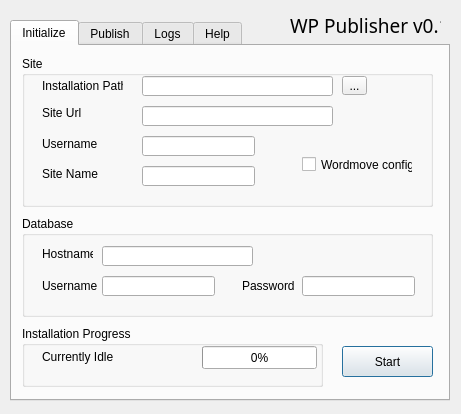
<?xml version="1.0" encoding="UTF-8"?>
<ui version="4.0">
 <class>main_window_dialog</class>
 <widget class="QDialog" name="main_window_dialog">
  <property name="geometry">
   <rect>
    <x>0</x>
    <y>0</y>
    <width>461</width>
    <height>414</height>
   </rect>
  </property>
  <property name="windowTitle">
   <string>WP Publisher</string>
  </property>
  <widget class="QTabWidget" name="main_tab">
   <property name="geometry">
    <rect>
     <x>10</x>
     <y>20</y>
     <width>440</width>
     <height>381</height>
    </rect>
   </property>
   <property name="styleSheet">
    <string notr="true"/>
   </property>
   <property name="currentIndex">
    <number>0</number>
   </property>
   <widget class="QWidget" name="initialize_tab">
    <attribute name="title">
     <string>Initialize</string>
    </attribute>
    <widget class="QPushButton" name="installation_start_button">
     <property name="geometry">
      <rect>
       <x>330</x>
       <y>300</y>
       <width>91</width>
       <height>31</height>
      </rect>
     </property>
     <property name="text">
      <string>Start</string>
     </property>
    </widget>
    <widget class="QGroupBox" name="installation_site_group_box">
     <property name="geometry">
      <rect>
       <x>10</x>
       <y>10</y>
       <width>411</width>
       <height>151</height>
      </rect>
     </property>
     <property name="title">
      <string>Site</string>
     </property>
     <widget class="QToolButton" name="installation_path_file_selector">
      <property name="geometry">
       <rect>
        <x>320</x>
        <y>20</y>
        <width>25</width>
        <height>19</height>
       </rect>
      </property>
      <property name="text">
       <string>...</string>
      </property>
     </widget>
     <widget class="QLineEdit" name="installation_path_text">
      <property name="geometry">
       <rect>
        <x>120</x>
        <y>20</y>
        <width>191</width>
        <height>20</height>
       </rect>
      </property>
     </widget>
     <widget class="QLabel" name="installation_path_label">
      <property name="geometry">
       <rect>
        <x>20</x>
        <y>20</y>
        <width>81</width>
        <height>20</height>
       </rect>
      </property>
      <property name="text">
       <string>Installation Path</string>
      </property>
     </widget>
     <widget class="QLabel" name="installation_username_label">
      <property name="geometry">
       <rect>
        <x>20</x>
        <y>80</y>
        <width>71</width>
        <height>16</height>
       </rect>
      </property>
      <property name="text">
       <string>Username</string>
      </property>
     </widget>
     <widget class="QLineEdit" name="installation_username_text">
      <property name="geometry">
       <rect>
        <x>120</x>
        <y>80</y>
        <width>113</width>
        <height>20</height>
       </rect>
      </property>
     </widget>
     <widget class="QLineEdit" name="installation_site_name_text">
      <property name="geometry">
       <rect>
        <x>120</x>
        <y>110</y>
        <width>113</width>
        <height>20</height>
       </rect>
      </property>
     </widget>
     <widget class="QLabel" name="installation_site_name">
      <property name="geometry">
       <rect>
        <x>20</x>
        <y>110</y>
        <width>61</width>
        <height>16</height>
       </rect>
      </property>
      <property name="text">
       <string>Site Name</string>
      </property>
     </widget>
     <widget class="QCheckBox" name="wordmove_checkbox">
      <property name="geometry">
       <rect>
        <x>280</x>
        <y>100</y>
        <width>111</width>
        <height>17</height>
       </rect>
      </property>
      <property name="text">
       <string>Wordmove config</string>
      </property>
     </widget>
     <widget class="QLabel" name="installation_site_url">
      <property name="geometry">
       <rect>
        <x>20</x>
        <y>50</y>
        <width>47</width>
        <height>13</height>
       </rect>
      </property>
      <property name="text">
       <string>Site Url</string>
      </property>
     </widget>
     <widget class="QLineEdit" name="installation_site_url_text">
      <property name="geometry">
       <rect>
        <x>120</x>
        <y>50</y>
        <width>191</width>
        <height>20</height>
       </rect>
      </property>
     </widget>
    </widget>
    <widget class="QGroupBox" name="installation_progress_group_box">
     <property name="geometry">
      <rect>
       <x>10</x>
       <y>280</y>
       <width>301</width>
       <height>61</height>
      </rect>
     </property>
     <property name="title">
      <string>Installation Progress</string>
     </property>
     <widget class="QProgressBar" name="installation_progress_progress_bar">
      <property name="geometry">
       <rect>
        <x>180</x>
        <y>20</y>
        <width>115</width>
        <height>23</height>
       </rect>
      </property>
      <property name="cursor">
       <cursorShape>ArrowCursor</cursorShape>
      </property>
      <property name="value">
       <number>0</number>
      </property>
     </widget>
     <widget class="QLabel" name="installation_progress_current_status">
      <property name="geometry">
       <rect>
        <x>20</x>
        <y>20</y>
        <width>141</width>
        <height>21</height>
       </rect>
      </property>
      <property name="text">
       <string>Currently Idle</string>
      </property>
     </widget>
    </widget>
    <widget class="QGroupBox" name="installation_database_group_box">
     <property name="geometry">
      <rect>
       <x>10</x>
       <y>170</y>
       <width>411</width>
       <height>101</height>
      </rect>
     </property>
     <property name="title">
      <string>Database</string>
     </property>
     <widget class="QLabel" name="installation_database_hostname_label">
      <property name="geometry">
       <rect>
        <x>20</x>
        <y>30</y>
        <width>51</width>
        <height>16</height>
       </rect>
      </property>
      <property name="text">
       <string>Hostname</string>
      </property>
     </widget>
     <widget class="QLineEdit" name="installation_database_hostname_text">
      <property name="geometry">
       <rect>
        <x>80</x>
        <y>30</y>
        <width>151</width>
        <height>20</height>
       </rect>
      </property>
     </widget>
     <widget class="QLineEdit" name="installation_database_password_text">
      <property name="geometry">
       <rect>
        <x>280</x>
        <y>60</y>
        <width>113</width>
        <height>20</height>
       </rect>
      </property>
     </widget>
     <widget class="QLineEdit" name="installation_database_username_text">
      <property name="geometry">
       <rect>
        <x>80</x>
        <y>60</y>
        <width>113</width>
        <height>20</height>
       </rect>
      </property>
     </widget>
     <widget class="QLabel" name="installation_database_username_label">
      <property name="geometry">
       <rect>
        <x>20</x>
        <y>60</y>
        <width>61</width>
        <height>20</height>
       </rect>
      </property>
      <property name="text">
       <string>Username</string>
      </property>
     </widget>
     <widget class="QLabel" name="installation_database_password_label">
      <property name="geometry">
       <rect>
        <x>220</x>
        <y>60</y>
        <width>61</width>
        <height>20</height>
       </rect>
      </property>
      <property name="text">
       <string>Password</string>
      </property>
     </widget>
    </widget>
    <zorder>installation_progress_group_box</zorder>
    <zorder>installation_start_button</zorder>
    <zorder>installation_site_group_box</zorder>
    <zorder>installation_database_group_box</zorder>
   </widget>
   <widget class="QWidget" name="publish_tab">
    <attribute name="title">
     <string>Publish</string>
    </attribute>
    <widget class="QGroupBox" name="publish_host_group_box">
     <property name="geometry">
      <rect>
       <x>10</x>
       <y>100</y>
       <width>401</width>
       <height>131</height>
      </rect>
     </property>
     <property name="title">
      <string>Host</string>
     </property>
     <widget class="QLabel" name="publish_api_key_label">
      <property name="geometry">
       <rect>
        <x>20</x>
        <y>30</y>
        <width>47</width>
        <height>13</height>
       </rect>
      </property>
      <property name="text">
       <string>API Key</string>
      </property>
     </widget>
     <widget class="QLineEdit" name="publish_api_key_text">
      <property name="geometry">
       <rect>
        <x>110</x>
        <y>30</y>
        <width>271</width>
        <height>20</height>
       </rect>
      </property>
     </widget>
     <widget class="QLabel" name="publish_installation_path_label">
      <property name="geometry">
       <rect>
        <x>20</x>
        <y>60</y>
        <width>91</width>
        <height>16</height>
       </rect>
      </property>
      <property name="text">
       <string>Installation Path</string>
      </property>
     </widget>
     <widget class="QLineEdit" name="publish_installation_path_text">
      <property name="geometry">
       <rect>
        <x>110</x>
        <y>60</y>
        <width>231</width>
        <height>20</height>
       </rect>
      </property>
     </widget>
     <widget class="QToolButton" name="publish_installation_path_selector">
      <property name="geometry">
       <rect>
        <x>350</x>
        <y>60</y>
        <width>25</width>
        <height>19</height>
       </rect>
      </property>
      <property name="text">
       <string>...</string>
      </property>
     </widget>
     <widget class="QLabel" name="publish_site_url_label">
      <property name="geometry">
       <rect>
        <x>20</x>
        <y>90</y>
        <width>71</width>
        <height>16</height>
       </rect>
      </property>
      <property name="text">
       <string>Site Url</string>
      </property>
     </widget>
     <widget class="QLineEdit" name="publish_site_url_text">
      <property name="geometry">
       <rect>
        <x>110</x>
        <y>90</y>
        <width>271</width>
        <height>20</height>
       </rect>
      </property>
     </widget>
    </widget>
    <widget class="QPushButton" name="publish_start">
     <property name="geometry">
      <rect>
       <x>320</x>
       <y>290</y>
       <width>91</width>
       <height>41</height>
      </rect>
     </property>
     <property name="text">
      <string>Start</string>
     </property>
    </widget>
   </widget>
   <widget class="QWidget" name="logs_tab">
    <attribute name="title">
     <string>Logs</string>
    </attribute>
    <widget class="QGroupBox" name="logs_output_group_box">
     <property name="geometry">
      <rect>
       <x>10</x>
       <y>20</y>
       <width>411</width>
       <height>321</height>
      </rect>
     </property>
     <property name="title">
      <string>Output</string>
     </property>
     <widget class="QTextBrowser" name="logs_output_text_box">
      <property name="geometry">
       <rect>
        <x>10</x>
        <y>30</y>
        <width>391</width>
        <height>281</height>
       </rect>
      </property>
      <property name="cursor" stdset="0">
       <cursorShape>IBeamCursor</cursorShape>
      </property>
      <property name="html">
       <string>&lt;!DOCTYPE HTML PUBLIC &quot;-//W3C//DTD HTML 4.0//EN&quot; &quot;http://www.w3.org/TR/REC-html40/strict.dtd&quot;&gt;
&lt;html&gt;&lt;head&gt;&lt;meta name=&quot;qrichtext&quot; content=&quot;1&quot; /&gt;&lt;style type=&quot;text/css&quot;&gt;
p, li { white-space: pre-wrap; }
&lt;/style&gt;&lt;/head&gt;&lt;body style=&quot; font-family:'MS Shell Dlg 2'; font-size:8.25pt; font-weight:400; font-style:normal;&quot;&gt;
&lt;p style=&quot; margin-top:0px; margin-bottom:0px; margin-left:0px; margin-right:0px; -qt-block-indent:0; text-indent:0px;&quot;&gt;test 123&lt;/p&gt;&lt;/body&gt;&lt;/html&gt;</string>
      </property>
     </widget>
    </widget>
   </widget>
   <widget class="QWidget" name="help_tab">
    <attribute name="title">
     <string>Help</string>
    </attribute>
    <widget class="QGroupBox" name="help_group_box">
     <property name="geometry">
      <rect>
       <x>10</x>
       <y>20</y>
       <width>391</width>
       <height>71</height>
      </rect>
     </property>
     <property name="title">
      <string>Help</string>
     </property>
     <widget class="QLabel" name="help_info_label">
      <property name="geometry">
       <rect>
        <x>20</x>
        <y>30</y>
        <width>361</width>
        <height>21</height>
       </rect>
      </property>
      <property name="text">
       <string>Please see readme</string>
      </property>
     </widget>
    </widget>
   </widget>
  </widget>
  <widget class="QLabel" name="project_title_and_version">
   <property name="geometry">
    <rect>
     <x>290</x>
     <y>10</y>
     <width>151</width>
     <height>31</height>
    </rect>
   </property>
   <property name="font">
    <font>
     <family>Franklin Gothic Medium</family>
     <pointsize>14</pointsize>
    </font>
   </property>
   <property name="text">
    <string>WP Publisher v0.1</string>
   </property>
  </widget>
 </widget>
 <resources/>
 <connections/>
</ui>
